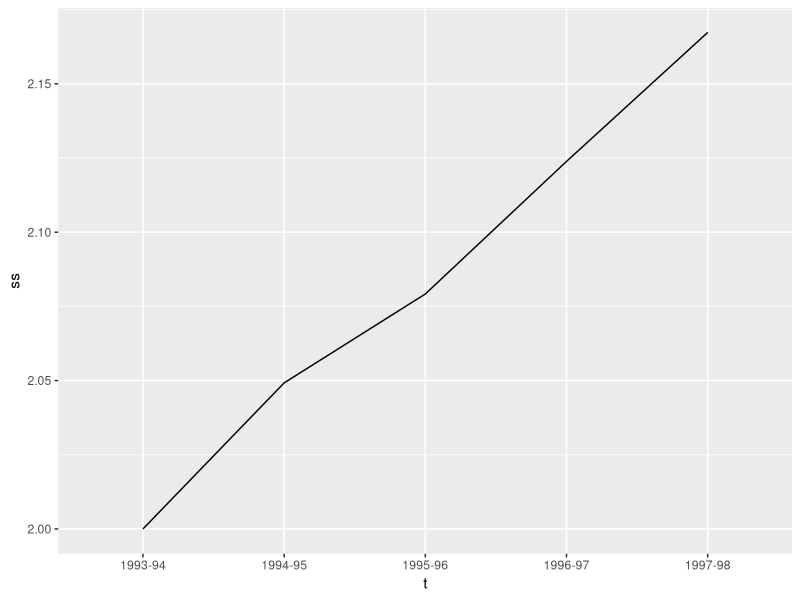

Here is the R script that generated this plot:
#page number-161

library(ggplot2)
library(dplyr)

t<-c("1993-94","1994-95","1995-96","1996-97","1997-98")
s<-c(100,112,120,133,147)
ss<-log(s,10)
ss
d<-data.frame(t,s,ss)
d
ggplot(d, aes(x=t, y=ss))+geom_path( group = 1)